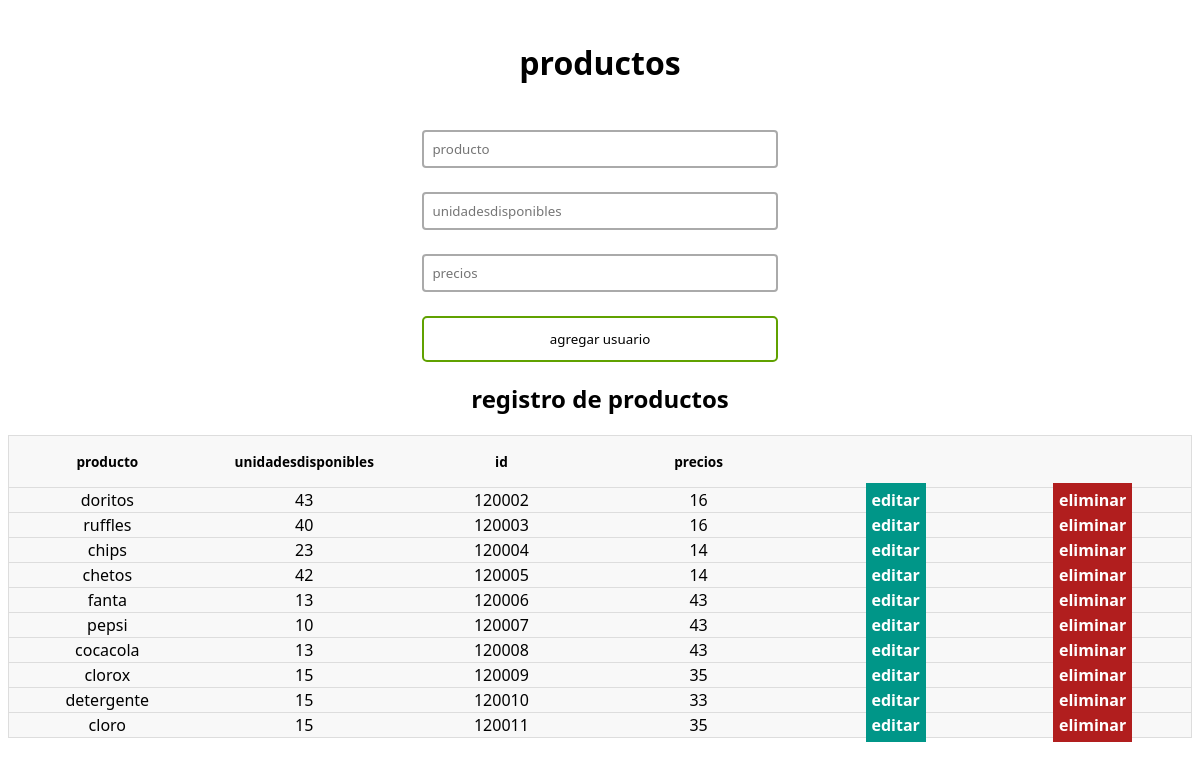
The page / on the database its author committed.
### tables this page shows
CREATE TABLE `productos` (
  `producto` varchar(40) NOT NULL,
  `unidadesdisponibles` double NOT NULL,
  `id` int(11) NOT NULL,
  `precios` float NOT NULL
);

### index.php (the view, shortened to what this page needs)
<?php
$con = connection();
$sql = "SELECT * FROM productos";
$query = mysqli_query($con, $sql);
?>
<!DOCTYPE html>
<html lang="en">
<head>
    <link href="CSS/style.css" rel="stylesheet">
</head>
<body>
    <div class="users-form">
        <form action="insert_producto.php" method="POST">
            <h1>productos</h1>
            <input type="text" name="producto" placeholder="producto">
            <input type="text" name="unidadesdisponibles" placeholder="unidadesdisponibles">
            <input type="text" name="precios" placeholder="precios">
            <input type="submit" value="agregar usuario">
        </form>
    </div>
    <div class="users-table">
        <h2>registro de productos</h2>
        <table>
            <thead>
                <tr>
                    <th>producto</th>
                    <th>unidadesdisponibles</th>
                    <th>id</th>
                    <th>precios</th>
                    <th></th>
                    <th></th>
                </tr>
            </thead>
            <tbody>
                <?php while ($row = mysqli_fetch_array($query)) { ?>
                <tr>
                    <td><?= $row['producto'] ?></td>
                    <td><?= $row['unidadesdisponibles'] ?></td>
                    <td><?= $row['id'] ?></td>
                    <td><?= $row['precios'] ?></td>
                    <td><a href="updte.php?id=<?$row['producto'] ?>"class="users-table--edit">editar</a></td>
                    <td><a href="delete_productos.php?id=<?$row['producto'] ?>"class="users-table--delete">eliminar</a></td>
                </tr>
                <?php } ?>
            </tbody>
        </table>
    </div>
</body>
</html>

### css/style.css (style rules this page uses)
html { font-family: 'Segoe UI', sans-serif; text-align: center; }
a { text-decoration: none; }
.users-form form { display: flex; flex-direction: column; gap: 24px; width: 30%; margin: 20px auto; text-align: center; }
.users-form form input { font-family: 'Segoe UI', sans-serif; }
.users-form form input[type=text], .users-form form input[type=password], .users-form form input[type=email] { padding: 8px; border:2px solid #aaa; border-radius:4px; outline:none; transition:.3s; }
.users-form form input[type=submit] { border: none; padding: 12px 50px; text-decoration: none; transition-duration: 0.4s; cursor: pointer; border-radius: 5px; background-color: white; color: black; border: 2px solid #60a100; }
.users-table table { border: 1px solid #ccc; border-collapse: collapse; margin: 0; padding: 0; width: 100%; table-layout: fixed; }
table tr { background-color: #f8f8f8; border: 1px solid #ddd; padding: 4px; }
table th { padding: 16px; text-align: center; font-size: .85em; }
.users-table--edit { background: #009688; padding: 6px; color: #fff; text-align: center; font-weight: bold; }
.users-table--delete { background: #b11e1e; padding: 6px; color: #fff; text-align: center; font-weight: bold; }

### rows shown on the page
productos: producto "doritos", unidadesdisponibles "43", id "120002", precios "16"
productos: producto "ruffles", unidadesdisponibles "40", id "120003", precios "16"
productos: producto "chips", unidadesdisponibles "23", id "120004", precios "14"
productos: producto "chetos", unidadesdisponibles "42", id "120005", precios "14"
productos: producto "fanta", unidadesdisponibles "13", id "120006", precios "43"
productos: producto "pepsi", unidadesdisponibles "10", id "120007", precios "43"
productos: producto "cocacola", unidadesdisponibles "13", id "120008", precios "43"
productos: producto "clorox", unidadesdisponibles "15", id "120009", precios "35"
productos: producto "detergente", unidadesdisponibles "15", id "120010", precios "33"
productos: producto "cloro", unidadesdisponibles "15", id "120011", precios "35"
